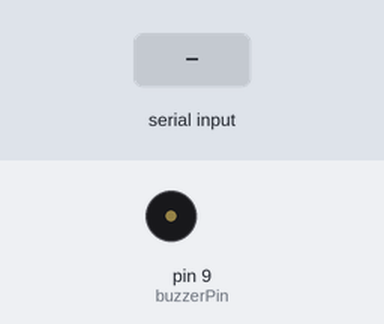
Recording of a sketch running on a simulated Arduino Uno, built with avr-gcc and run on an emulated ATmega328P. Parts: buzzer (waves = sounding). The test bench sets the inputs (shaded band). What the sketch prints to the serial monitor is not drawn.

Above: at 1.2 s.
1.3 s: "d90\n" received over Serial
At 2.2 s:
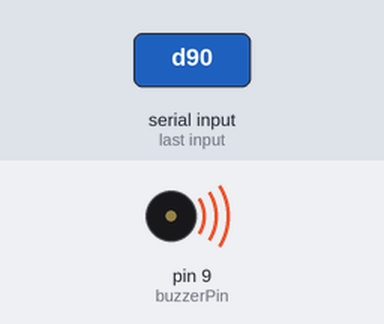
3.3 s: "a90\n" received over the second serial link
6.3 s: "90,45,200\n" received over the second serial link
Timing chart, 0 to 9.3 s (numbered marks = the images above; inputs shaded):
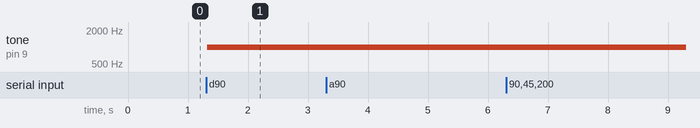

The sketch:

arduino_for_demo.ino
```cpp
#include <SoftwareSerial.h>
#include <Wire.h>
#include "RTClib.h"

RTC_DS3231 rtc;
SoftwareSerial BTSerial(2, 3); // 2為RX(接TXD)，3為TX(接RXD)

const long baudRate = 9600; // 傳輸速率
String cmd; // app 傳送之指令
bool isStart = false; // 是否傳送中
const int buzzerPin = 9;
int i = 0;
String sleepDuration = "", startTime = "", asleepTime = "", buzzTime = "";
unsigned long startMillis = 0;
unsigned long waitBuzzSec = 0;

void setup() {
  Serial.begin(baudRate); // 啟動序列通訊
  BTSerial.begin(baudRate); // 啟動藍牙序列通訊
  rtc.begin();

  if (rtc.lostPower()) {
    rtc.adjust(DateTime(F(__DATE__), F(__TIME__)));
  }
  pinMode(buzzerPin, OUTPUT);
}

void loop() {
  if (BTSerial.available()) { // 藍芽
    char receivedChar = BTSerial.read(); // 讀取app(藍芽)傳來的命令
    if (receivedChar == '\n' && cmd[0] == 'a') {
      // Serial.println(cmd);

      int firstCommaIndex = cmd.indexOf(',');
      int secondCommaIndex = cmd.indexOf(',', firstCommaIndex + 1);

      sleepDuration = cmd.substring(firstCommaIndex + 1, secondCommaIndex);
      startTime = cmd.substring(secondCommaIndex + 1);
      Serial.println("start");
      startMillis = millis();

      tone(buzzerPin, 1000);
      delay(500);
      noTone(buzzerPin);
      cmd = ""; // 清空命令字串
    } else {
      cmd += receivedChar;
    }
  }
  if (Serial.available()) {
    String receivedData = Serial.readStringUntil('\n');
    int commaIndex = receivedData.indexOf(',');

    if (receivedData[0] == 'd') {
      asleepTime = receivedData.substring(commaIndex + 1);
      String actualAT = calculateBuzzTime(asleepTime, startTime);
      buzzTime = calculateBuzzTime(actualAT, sleepDuration);
      waitBuzzSec = (asleepTime.substring(3).toInt()+sleepDuration.substring(3).toInt())*1000;
      String TBSend = "e,"+actualAT+","+buzzTime+"\n";
      BTSerial.write(TBSend.c_str());
    }
    else if (receivedData[0] == 'b') {
      String TBSend = "c,"+receivedData.substring(commaIndex + 1)+"\n";
      BTSerial.write(TBSend.c_str());
    }
  }

  if (buzzTime != "" && (millis() - startMillis >= waitBuzzSec)) {
    tone(buzzerPin, 1000);
    delay(500);
    noTone(buzzerPin);
  }

/*
  DateTime now = rtc.now();
  char currentTime[6]; // Buffer to hold the time string in the format hh:mm
  sprintf(currentTime, "%02d:%02d", now.hour(), now.minute());
  if (String(currentTime) >= buzzTime && buzzTime != "") {
    tone(buzzerPin, 1000);
    delay(500);
    noTone(buzzerPin);
  } else {
    noTone(buzzerPin);
  }
*/
}

String calculateBuzzTime(String asleepTime, String sleepDuration) {
  int asleepHour = asleepTime.substring(0, 2).toInt();
  int asleepMinute = asleepTime.substring(3, 5).toInt();
  int durationHour = sleepDuration.substring(0, 2).toInt();
  int durationMinute = sleepDuration.substring(3, 5).toInt();

  int buzzHour = asleepHour + durationHour;
  int buzzMinute = asleepMinute + durationMinute;

  if (buzzMinute >= 60) {
    buzzMinute -= 60;
    buzzHour += 1;
  }

  if (buzzHour >= 24) {
    buzzHour -= 24;
  }

  String buzzTime = (buzzHour < 10 ? "0" : "") + String(buzzHour) + ":" + (buzzMinute < 10 ? "0" : "") + String(buzzMinute);
  return buzzTime;
}
```

Measured:
- after the input at 1.3 s, tone on pin 9 (buzzerPin): silent → 1000 Hz at once
